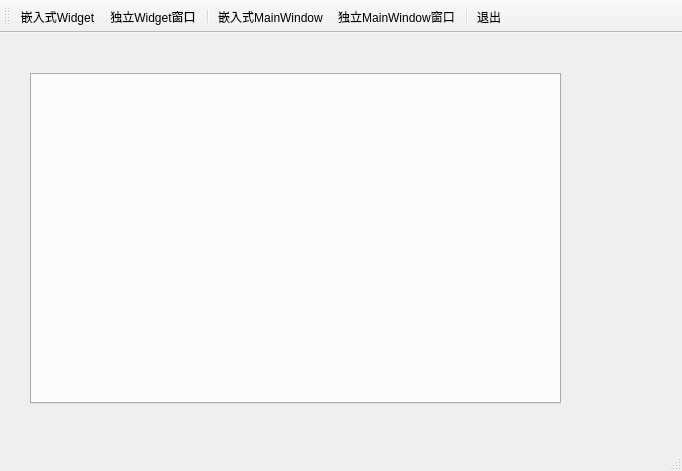
<?xml version="1.0" encoding="UTF-8"?>
<ui version="4.0">
 <class>MainWindow</class>
 <widget class="QMainWindow" name="MainWindow">
  <property name="geometry">
   <rect>
    <x>0</x>
    <y>0</y>
    <width>682</width>
    <height>471</height>
   </rect>
  </property>
  <property name="windowTitle">
   <string>MainWindow</string>
  </property>
  <widget class="QWidget" name="centralwidget">
   <widget class="QTabWidget" name="tabWidget">
    <property name="geometry">
     <rect>
      <x>30</x>
      <y>40</y>
      <width>531</width>
      <height>331</height>
     </rect>
    </property>
    <property name="tabsClosable">
     <bool>true</bool>
    </property>
    <property name="movable">
     <bool>false</bool>
    </property>
   </widget>
  </widget>
  <widget class="QMenuBar" name="menubar">
   <property name="geometry">
    <rect>
     <x>0</x>
     <y>0</y>
     <width>682</width>
     <height>23</height>
    </rect>
   </property>
  </widget>
  <widget class="QStatusBar" name="statusbar"/>
  <widget class="QToolBar" name="toolBar">
   <property name="windowTitle">
    <string>toolBar</string>
   </property>
   <property name="toolButtonStyle">
    <enum>Qt::ToolButtonTextUnderIcon</enum>
   </property>
   <attribute name="toolBarArea">
    <enum>TopToolBarArea</enum>
   </attribute>
   <attribute name="toolBarBreak">
    <bool>false</bool>
   </attribute>
   <addaction name="actWidgetInsite"/>
   <addaction name="actWidget"/>
   <addaction name="separator"/>
   <addaction name="actWindowInsite"/>
   <addaction name="actWindow"/>
   <addaction name="separator"/>
   <addaction name="actQuit"/>
  </widget>
  <action name="actWindowInsite">
   <property name="icon">
    <iconset resource="res.qrc">
     <normaloff>:/images/images/2.ico</normaloff>:/images/images/2.ico</iconset>
   </property>
   <property name="text">
    <string>嵌入式MainWindow</string>
   </property>
   <property name="toolTip">
    <string>嵌入式MainWindow</string>
   </property>
  </action>
  <action name="actWidgetInsite">
   <property name="icon">
    <iconset resource="res.qrc">
     <normaloff>:/images/images/100.bmp</normaloff>:/images/images/100.bmp</iconset>
   </property>
   <property name="text">
    <string>嵌入式Widget</string>
   </property>
   <property name="toolTip">
    <string>Widget嵌入式窗体</string>
   </property>
  </action>
  <action name="actQuit">
   <property name="icon">
    <iconset resource="res.qrc">
     <normaloff>:/images/images/132.bmp</normaloff>:/images/images/132.bmp</iconset>
   </property>
   <property name="text">
    <string>退出</string>
   </property>
   <property name="toolTip">
    <string>退出本系统</string>
   </property>
  </action>
  <action name="actDoc_Open">
   <property name="icon">
    <iconset resource="res.qrc">
     <normaloff>:/images/images/122.bmp</normaloff>:/images/images/122.bmp</iconset>
   </property>
   <property name="text">
    <string>打开文档</string>
   </property>
   <property name="toolTip">
    <string>打开文档</string>
   </property>
  </action>
  <action name="actWindow">
   <property name="icon">
    <iconset resource="res.qrc">
     <normaloff>:/images/images/3.ico</normaloff>:/images/images/3.ico</iconset>
   </property>
   <property name="text">
    <string>独立MainWindow窗口</string>
   </property>
   <property name="toolTip">
    <string>独立MainWindow窗口</string>
   </property>
  </action>
  <action name="actWidget">
   <property name="icon">
    <iconset resource="res.qrc">
     <normaloff>:/images/images/804.bmp</normaloff>:/images/images/804.bmp</iconset>
   </property>
   <property name="text">
    <string>独立Widget窗口</string>
   </property>
   <property name="toolTip">
    <string>新建Widget独立窗口</string>
   </property>
  </action>
 </widget>
 <resources>
  <include location="res.qrc"/>
 </resources>
 <connections>
  <connection>
   <sender>actQuit</sender>
   <signal>triggered()</signal>
   <receiver>MainWindow</receiver>
   <slot>close()</slot>
   <hints>
    <hint type="sourcelabel">
     <x>-1</x>
     <y>-1</y>
    </hint>
    <hint type="destinationlabel">
     <x>340</x>
     <y>235</y>
    </hint>
   </hints>
  </connection>
 </connections>
</ui>
